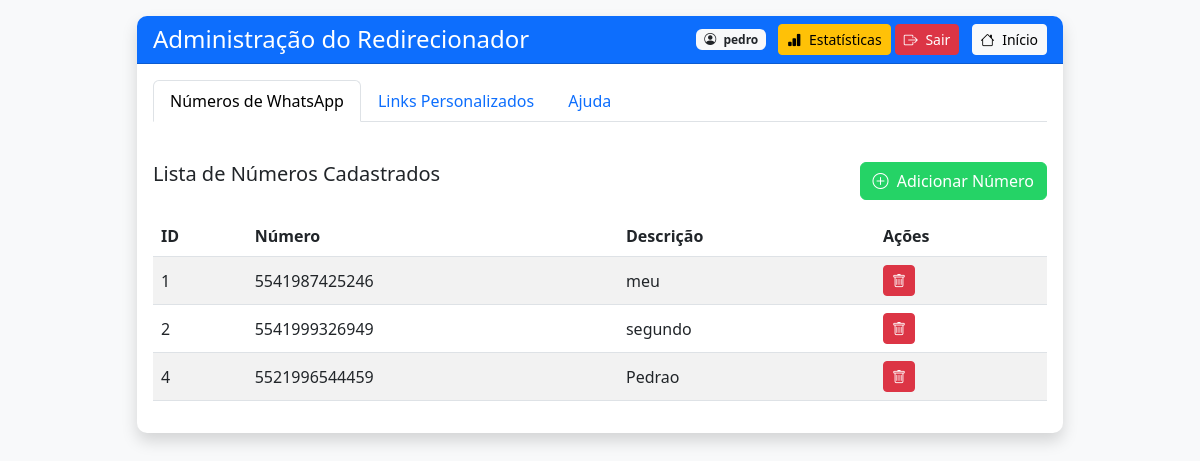
The page /admin (signed in) on the database its author committed.
### tables this page shows
CREATE TABLE whatsapp_numbers (
                        id INTEGER PRIMARY KEY AUTOINCREMENT,
                        user_id INTEGER NOT NULL,
                        phone_number TEXT NOT NULL,
                        description TEXT, redirect_count INTEGER DEFAULT 0,
                        FOREIGN KEY (user_id) REFERENCES users (id)
                    );

### app.py (the view)
@app.route('/admin')
@login_required
def admin():
    user_id = session.get('user_id')
    with get_db_connection() as conn:
        numbers = conn.execute('SELECT * FROM whatsapp_numbers WHERE user_id = ?', (user_id,)).fetchall()
        links = conn.execute('SELECT * FROM custom_links WHERE user_id = ?', (user_id,)).fetchall()
    return render_template('admin.html', numbers=numbers, links=links)

### app.py (called while the page is built)
def get_db_connection():
    conn = sqlite3.connect(app.config['DATABASE'])
    conn.row_factory = sqlite3.Row
    return conn

def login_required(f):
    @wraps(f)
    def decorated_function(*args, **kwargs):
        print(f"Verificando autenticação para rota: {request.path}")
        print(f"Informações da sessão: {session}")
        if 'logged_in' not in session or not session['logged_in']:
            print(f"Acesso negado: usuário não está logado")
            return redirect(url_for('login'))
        return f(*args, **kwargs)
    return decorated_function

### templates/admin.html (shortened to what this page needs)
<!DOCTYPE html>
<html lang="pt-BR">
<head>
    <link href="https://cdn.jsdelivr.net/npm/bootstrap@5.3.0-alpha1/dist/css/bootstrap.min.css" rel="stylesheet">
    <link rel="stylesheet" href="https://cdn.jsdelivr.net/npm/bootstrap-icons@1.10.0/font/bootstrap-icons.css">
    <link rel="stylesheet" href="{{ url_for('static', filename='css/styles.css') }}">
</head>
<body>
    <div class="container">
        <div class="row justify-content-center mt-3">
            <div class="col-md-10">
                <div class="card shadow mb-4">
                    <div class="card-header bg-primary text-white d-flex justify-content-between align-items-center">
                        <h2 class="h4 mb-0">Administração do Redirecionador</h2>
                        <div>
                            <span class="badge bg-light text-dark me-2">
                                <i class="bi bi-person-circle me-1"></i> {{ session.username }}
                            </span>
                            <a href="{{ url_for('estatisticas') }}" class="btn btn-sm btn-warning">
                                <i class="bi bi-bar-chart-fill me-1"></i> Estatísticas
                            </a>
                            <a href="{{ url_for('logout') }}" class="btn btn-sm btn-danger">
                                <i class="bi bi-box-arrow-right me-1"></i> Sair
                            </a>
                            <a href="{{ url_for('index') }}" class="btn btn-sm btn-light ms-2">
                                <i class="bi bi-house me-1"></i> Início
                            </a>
                        </div>
                    </div>
                    <div class="card-body">
                        <ul class="nav nav-tabs mb-4" id="adminTabs" role="tablist">
                            <li class="nav-item" role="presentation">
                                <button class="nav-link active" id="numbers-tab" data-bs-toggle="tab" data-bs-target="#numbers" type="button" role="tab" aria-controls="numbers" aria-selected="true">
                                    Números de WhatsApp
                                </button>
                            </li>
                            <li class="nav-item" role="presentation">
                                <button class="nav-link" id="links-tab" data-bs-toggle="tab" data-bs-target="#links" type="button" role="tab" aria-controls="links" aria-selected="false">
                                    Links Personalizados
                                </button>
                            </li>
                            <li class="nav-item" role="presentation">
                                <button class="nav-link" id="help-tab" data-bs-toggle="tab" data-bs-target="#help" type="button" role="tab" aria-controls="help" aria-selected="false">
                                    Ajuda
                                </button>
                            </li>
                        </ul>
                        <div class="tab-content" id="adminTabsContent">
                            <div class="tab-pane fade show active" id="numbers" role="tabpanel" aria-labelledby="numbers-tab">
                                <div class="d-flex justify-content-between mb-3">
                                    <h3 class="h5">Lista de Números Cadastrados</h3>
                                    <button class="btn btn-success" data-bs-toggle="modal" data-bs-target="#addNumberModal">
                                        <i class="bi bi-plus-circle me-1"></i> Adicionar Número
                                    </button>
                                </div>
                                <div class="table-responsive">
                                    <table class="table table-striped table-hover">
                                        <thead>
                                            <tr>
                                                <th>ID</th>
                                                <th>Número</th>
                                                <th>Descrição</th>
                                                <th>Ações</th>
                                            </tr>
                                        </thead>
                                        <tbody id="numbersList">
                                            {% if numbers %}
                                                {% for number in numbers %}
                                                <tr data-id="{{ number.id }}">
                                                    <td>{{ number.id }}</td>
                                                    <td>{{ number.phone_number }}</td>
                                                    <td>{{ number.description }}</td>
                                                    <td>
                                                        <button class="btn btn-sm btn-danger delete-number" data-id="{{ number.id }}">
                                                            <i class="bi bi-trash"></i>
                                                        </button>
                                                    </td>
                                                </tr>
                                                {% endfor %}
                                            {% else %}
                                                <tr>
                                                    <td colspan="4" class="text-center">Nenhum número cadastrado</td>
                                                </tr>
                                            {% endif %}
                                        </tbody>
                                    </table>
                                </div>
                            </div>
                        </div>
                    </div>
                </div>
            </div>
        </div>
    </div>
</body>
</html>

### static/css/styles.css (style rules this page uses)
body { background-color: #f8f9fa; font-family: 'Segoe UI', Tahoma, Geneva, Verdana, sans-serif; }
.card { border-radius: 10px; border: none; overflow: hidden; }
.card-header { font-weight: 600; }
.btn-success { background-color: #25d366; border-color: #25d366; }
.tab-content { padding-top: 1rem; }
.table td, .table th { vertical-align: middle; }

### rows shown on the page
whatsapp_numbers: id "1", phone_number "5541987425246", description "meu"
whatsapp_numbers: id "2", phone_number "5541999326949", description "segundo"
whatsapp_numbers: id "4", phone_number "5521996544459", description "Pedrao"

### other values the page prints
{{ session.username }} "pedro"
